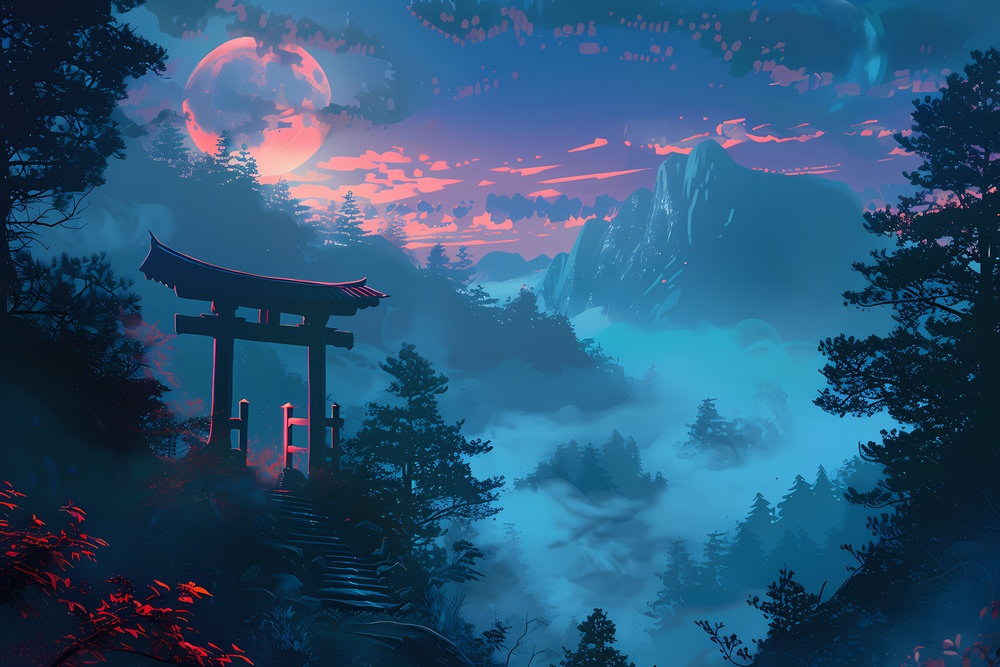
#> input picture Lab Experiments/image.jpg, 1000 x 667 px, shrunk from 5376 x 3584 before the run
$ python 'exp 12.py'
#> lines starting #> are read from the running program, lines starting #| are printed output that depends on the picture

import cv2

img = cv2.imread(r"image.jpg")
#> img is the input picture: shape (667, 1000, 3); mean B, G, R 117.6, 84.1, 42.4

if img is not None:
    rotated = cv2.rotate(img, cv2.ROTATE_90_COUNTERCLOCKWISE)
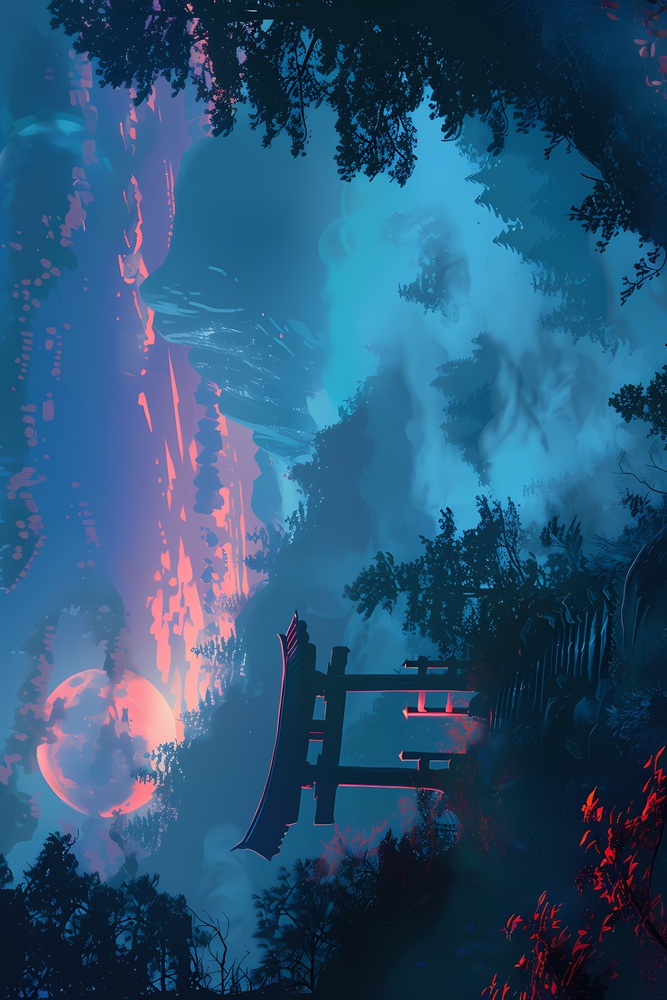
#> rotated: shape (1000, 667, 3); mean B, G, R 117.6, 84.1, 42.4

    cv2.imshow("Original Image", img)
    cv2.imshow("270 Degree Rotation", rotated)

    cv2.waitKey(0)
    cv2.destroyAllWindows()
else:
    print("Image not found!")
